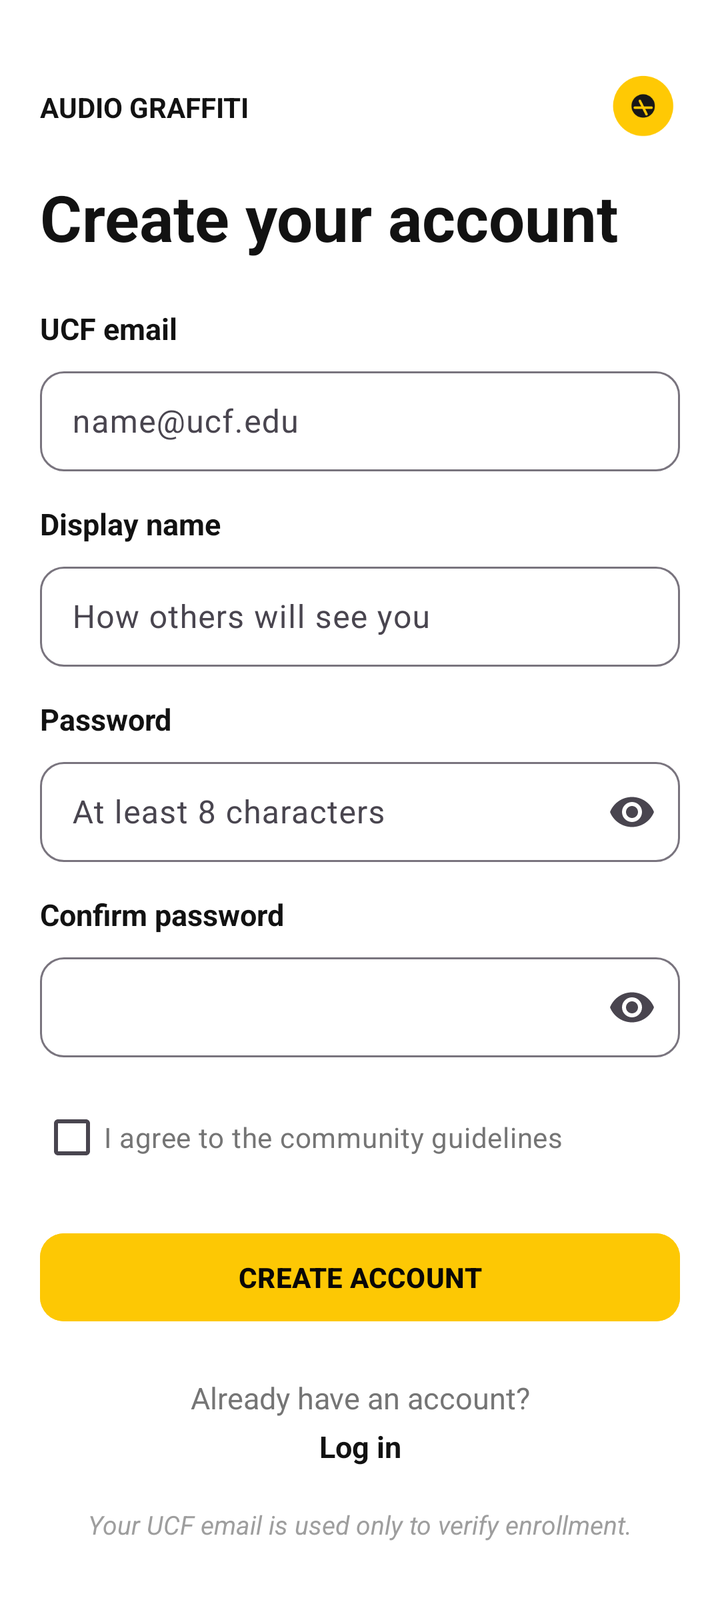
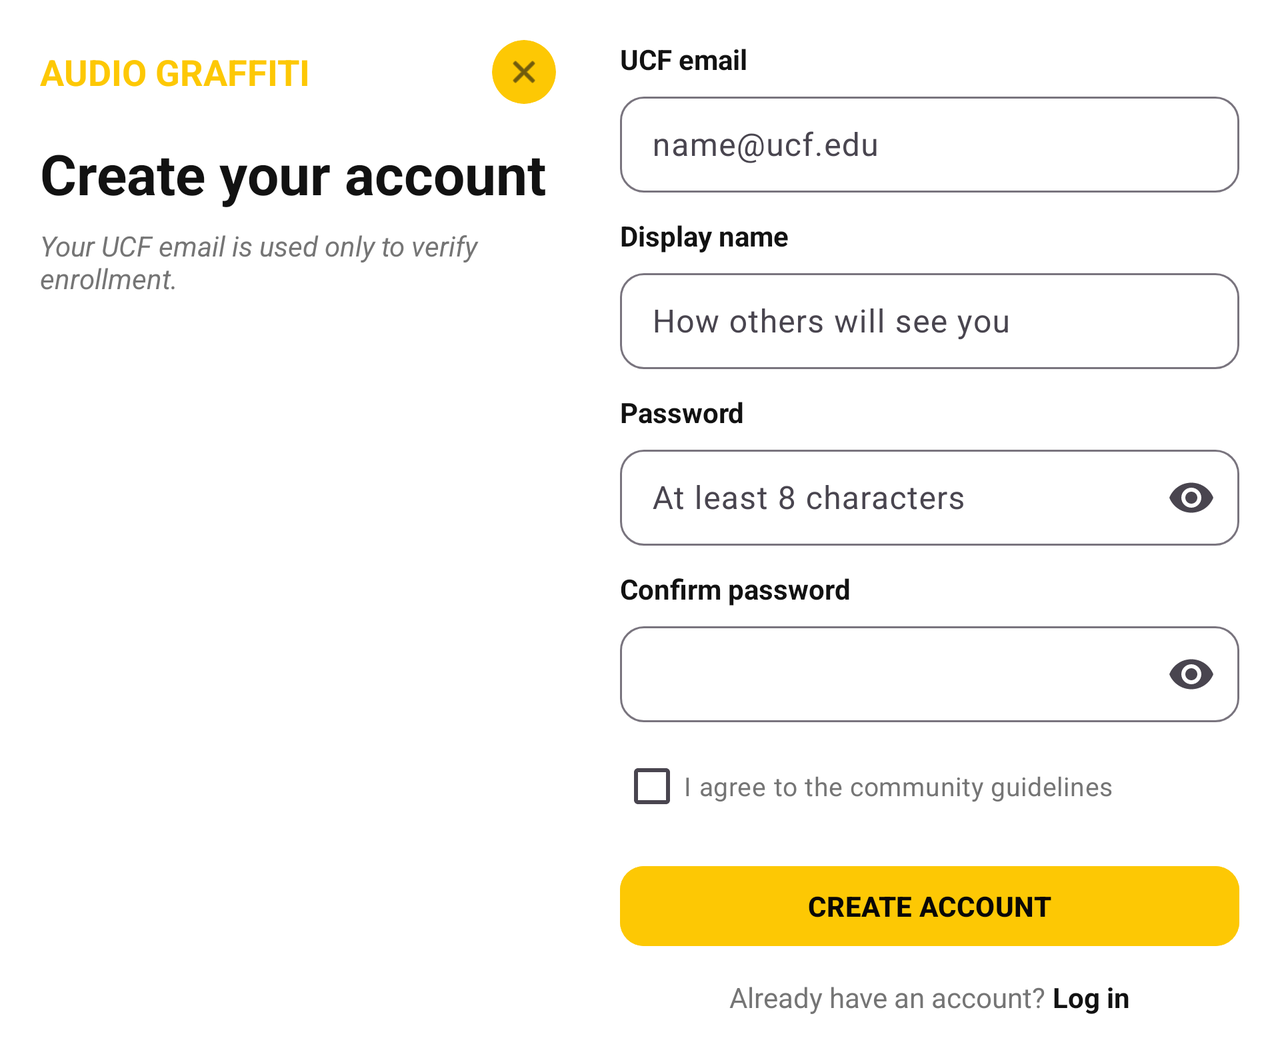

The same Android screen from two of the app's own layout files: first res/layout/ as a phone draws it, then the repository's variant for another configuration, drawn on a device whose configuration selects that folder. Both files follow.
<!-- AndroidManifest.xml: application theme Theme.AudioGraffiti -->
<!-- res/layout/register_page.xml -->
<?xml version="1.0" encoding="utf-8"?>
<ScrollView xmlns:android="http://schemas.android.com/apk/res/android"
    xmlns:app="http://schemas.android.com/apk/res-auto"
    xmlns:tools="http://schemas.android.com/tools"
    android:layout_width="match_parent"
    android:layout_height="match_parent"
    android:background="#FFFFFF"
    android:fillViewport="true">

    <androidx.constraintlayout.widget.ConstraintLayout
        android:layout_width="match_parent"
        android:layout_height="wrap_content"
        android:padding="20dp">

        
        <TextView
            android:id="@+id/appName_textView"
            android:layout_width="wrap_content"
            android:layout_height="wrap_content"
            android:layout_marginTop="24dp"
            android:text="AUDIO GRAFFITI"
            android:textColor="#121212"
            android:textSize="14sp"
            android:textStyle="bold"
            app:layout_constraintStart_toStartOf="parent"
            app:layout_constraintTop_toTopOf="parent" />

        
        <ImageView
            android:id="@+id/exit_button"
            android:layout_width="36dp"
            android:layout_height="36dp"
            android:contentDescription="Exit"
            android:src="@drawable/go_back"
            app:layout_constraintBottom_toBottomOf="@+id/appName_textView"
            app:layout_constraintEnd_toEndOf="parent"
            app:layout_constraintTop_toTopOf="@+id/appName_textView" />

        
        <TextView
            android:id="@+id/textView4"
            android:layout_width="wrap_content"
            android:layout_height="wrap_content"
            android:layout_marginTop="24dp"
            android:text="Create your account"
            android:textColor="#121212"
            android:textSize="32sp"
            android:textStyle="bold"
            app:layout_constraintStart_toStartOf="parent"
            app:layout_constraintTop_toBottomOf="@+id/appName_textView" />

        
        <TextView
            android:id="@+id/userName_textView"
            android:layout_width="wrap_content"
            android:layout_height="wrap_content"
            android:layout_marginTop="24dp"
            android:text="UCF email"
            android:textColor="#121212"
            android:textSize="15sp"
            android:textStyle="bold"
            app:layout_constraintStart_toStartOf="parent"
            app:layout_constraintTop_toBottomOf="@+id/textView4" />

        <com.google.android.material.textfield.TextInputLayout
            android:id="@+id/emailInputLayout"
            android:layout_width="0dp"
            android:layout_height="wrap_content"
            android:layout_marginTop="6dp"
            app:boxCornerRadiusBottomEnd="12dp"
            app:boxCornerRadiusBottomStart="12dp"
            app:boxCornerRadiusTopEnd="12dp"
            app:boxCornerRadiusTopStart="12dp"
            app:layout_constraintEnd_toEndOf="parent"
            app:layout_constraintStart_toStartOf="parent"
            app:layout_constraintTop_toBottomOf="@+id/userName_textView">

            <com.google.android.material.textfield.TextInputEditText
                android:id="@+id/mail_hint"
                android:layout_width="match_parent"
                android:layout_height="50dp"
                android:hint="name@ucf.edu"
                android:inputType="textEmailAddress" />
        </com.google.android.material.textfield.TextInputLayout>

        
        <TextView
            android:id="@+id/displayName_textView"
            android:layout_width="wrap_content"
            android:layout_height="wrap_content"
            android:layout_marginTop="16dp"
            android:text="Display name"
            android:textColor="#121212"
            android:textSize="15sp"
            android:textStyle="bold"
            app:layout_constraintStart_toStartOf="parent"
            app:layout_constraintTop_toBottomOf="@+id/emailInputLayout" />

        <com.google.android.material.textfield.TextInputLayout
            android:id="@+id/displayNameInputLayout"
            android:layout_width="0dp"
            android:layout_height="wrap_content"
            android:layout_marginTop="6dp"
            app:boxCornerRadiusBottomEnd="12dp"
            app:boxCornerRadiusBottomStart="12dp"
            app:boxCornerRadiusTopEnd="12dp"
            app:boxCornerRadiusTopStart="12dp"
            app:layout_constraintEnd_toEndOf="parent"
            app:layout_constraintStart_toStartOf="parent"
            app:layout_constraintTop_toBottomOf="@+id/displayName_textView">

            <com.google.android.material.textfield.TextInputEditText
                android:id="@+id/display_hint"
                android:layout_width="match_parent"
                android:layout_height="50dp"
                android:hint="How others will see you"
                android:inputType="textPersonName" />
        </com.google.android.material.textfield.TextInputLayout>

        
        <TextView
            android:id="@+id/password_textView1"
            android:layout_width="wrap_content"
            android:layout_height="wrap_content"
            android:layout_marginTop="16dp"
            android:text="Password"
            android:textColor="#121212"
            android:textSize="15sp"
            android:textStyle="bold"
            app:layout_constraintStart_toStartOf="parent"
            app:layout_constraintTop_toBottomOf="@+id/displayNameInputLayout" />

        <com.google.android.material.textfield.TextInputLayout
            android:id="@+id/passwordInputLayout"
            android:layout_width="0dp"
            android:layout_height="wrap_content"
            android:layout_marginTop="6dp"
            app:boxCornerRadiusBottomEnd="12dp"
            app:boxCornerRadiusBottomStart="12dp"
            app:boxCornerRadiusTopEnd="12dp"
            app:boxCornerRadiusTopStart="12dp"
            app:endIconMode="password_toggle"
            app:layout_constraintEnd_toEndOf="parent"
            app:layout_constraintStart_toStartOf="parent"
            app:layout_constraintTop_toBottomOf="@+id/password_textView1">

            <com.google.android.material.textfield.TextInputEditText
                android:id="@+id/pass_hint"
                android:layout_width="match_parent"
                android:layout_height="50dp"
                android:hint="At least 8 characters"
                android:inputType="textPassword" />
        </com.google.android.material.textfield.TextInputLayout>

        
        <TextView
            android:id="@+id/password_textView2"
            android:layout_width="wrap_content"
            android:layout_height="wrap_content"
            android:layout_marginTop="16dp"
            android:text="Confirm password"
            android:textColor="#121212"
            android:textSize="15sp"
            android:textStyle="bold"
            app:layout_constraintStart_toStartOf="parent"
            app:layout_constraintTop_toBottomOf="@+id/passwordInputLayout" />

        <com.google.android.material.textfield.TextInputLayout
            android:id="@+id/confirmPasswordInputLayout"
            android:layout_width="0dp"
            android:layout_height="wrap_content"
            android:layout_marginTop="6dp"
            app:boxCornerRadiusBottomEnd="12dp"
            app:boxCornerRadiusBottomStart="12dp"
            app:boxCornerRadiusTopEnd="12dp"
            app:boxCornerRadiusTopStart="12dp"
            app:endIconMode="password_toggle"
            app:layout_constraintEnd_toEndOf="parent"
            app:layout_constraintStart_toStartOf="parent"
            app:layout_constraintTop_toBottomOf="@+id/password_textView2">

            <com.google.android.material.textfield.TextInputEditText
                android:id="@+id/cPass_hint"
                android:layout_width="match_parent"
                android:layout_height="50dp"
                android:inputType="textPassword" />
        </com.google.android.material.textfield.TextInputLayout>

        
        <CheckBox
            android:id="@+id/terms_checkbox"
            android:layout_width="wrap_content"
            android:layout_height="wrap_content"
            android:layout_marginTop="16dp"
            android:text="I agree to the community guidelines"
            android:textColor="#757575"
            android:textSize="14sp"
            app:layout_constraintStart_toStartOf="parent"
            app:layout_constraintTop_toBottomOf="@+id/confirmPasswordInputLayout" />

        
        <Button
            android:id="@+id/createAccountButton"
            android:layout_width="0dp"
            android:layout_height="52dp"
            android:layout_marginTop="20dp"
            android:backgroundTint="#FDC804"
            android:text="CREATE ACCOUNT"
            android:textColor="#090707"
            android:textStyle="bold"
            app:cornerRadius="12dp"
            app:layout_constraintEnd_toEndOf="parent"
            app:layout_constraintStart_toStartOf="parent"
            app:layout_constraintTop_toBottomOf="@+id/terms_checkbox" />

        <TextView
            android:id="@+id/textView2"
            android:layout_width="wrap_content"
            android:layout_height="wrap_content"
            android:layout_marginTop="24dp"
            android:text="Already have an account?"
            android:textColor="#757575"
            android:textSize="15sp"
            app:layout_constraintEnd_toEndOf="parent"
            app:layout_constraintStart_toStartOf="parent"
            app:layout_constraintTop_toBottomOf="@+id/createAccountButton" />

        <TextView
            android:id="@+id/login_textView"
            android:layout_width="wrap_content"
            android:layout_height="wrap_content"
            android:layout_marginTop="4dp"
            android:text="Log in"
            android:textColor="#121212"
            android:textSize="15sp"
            android:textStyle="bold"
            app:layout_constraintEnd_toEndOf="parent"
            app:layout_constraintStart_toStartOf="parent"
            app:layout_constraintTop_toBottomOf="@+id/textView2" />

        <TextView
            android:id="@+id/textView3"
            android:layout_width="wrap_content"
            android:layout_height="wrap_content"
            android:layout_marginTop="20dp"
            android:layout_marginBottom="16dp"
            android:text="Your UCF email is used only to verify enrollment."
            android:textColor="#9E9E9E"
            android:textSize="13sp"
            android:textStyle="italic"
            app:layout_constraintBottom_toBottomOf="parent"
            app:layout_constraintEnd_toEndOf="parent"
            app:layout_constraintStart_toStartOf="parent"
            app:layout_constraintTop_toBottomOf="@+id/login_textView"
            app:layout_constraintVertical_bias="1.0" />

    </androidx.constraintlayout.widget.ConstraintLayout>
</ScrollView>
<!-- resources referenced by this layout -->
<resources>
  <!-- drawable go_back: png bitmap (drawable, 3192 bytes) -->
  <style name="Theme.AudioGraffiti" parent="Base.Theme.AudioGraffiti" />
  <style name="Base.Theme.AudioGraffiti" parent="Theme.Material3.DayNight.NoActionBar">
          
      </style>
</resources>
<!-- res/layout-land/register_page.xml (the repository's variant of the layout above) -->
<!-- drawn on the phone turned sideways -->
<?xml version="1.0" encoding="utf-8"?>
<ScrollView xmlns:android="http://schemas.android.com/apk/res/android"
    xmlns:app="http://schemas.android.com/apk/res-auto"
    xmlns:tools="http://schemas.android.com/tools"
    android:layout_width="match_parent"
    android:layout_height="match_parent"
    android:background="#FFFFFF"
    android:fillViewport="true">

    <LinearLayout
        android:layout_width="match_parent"
        android:layout_height="wrap_content"
        android:baselineAligned="false"
        android:orientation="horizontal"
        android:padding="20dp">

        
        <LinearLayout
            android:layout_width="0dp"
            android:layout_height="wrap_content"
            android:layout_weight="1"
            android:layout_marginEnd="16dp"
            android:orientation="vertical">

            <RelativeLayout
                android:layout_width="match_parent"
                android:layout_height="wrap_content">

                <TextView
                    android:id="@+id/appName_textView"
                    android:layout_width="wrap_content"
                    android:layout_height="wrap_content"
                    android:layout_centerVertical="true"
                    android:text="AUDIO GRAFFITI"
                    android:textColor="#FDC804"
                    android:textSize="18sp"
                    android:textStyle="bold" />

                
                <com.google.android.material.card.MaterialCardView
                    android:id="@+id/exit_button"
                    android:layout_width="32dp"
                    android:layout_height="32dp"
                    android:layout_alignParentEnd="true"
                    app:cardBackgroundColor="#FDC804"
                    app:cardCornerRadius="16dp"
                    app:cardElevation="0dp"
                    app:strokeWidth="0dp">

                    <ImageView
                        android:layout_width="match_parent"
                        android:layout_height="match_parent"
                        android:padding="7dp"
                        android:src="@android:drawable/ic_menu_close_clear_cancel"
                        app:tint="#121212" />
                </com.google.android.material.card.MaterialCardView>

            </RelativeLayout>

            <TextView
                android:id="@+id/textView4"
                android:layout_width="wrap_content"
                android:layout_height="wrap_content"
                android:layout_marginTop="16dp"
                android:text="Create your account"
                android:textColor="#121212"
                android:textSize="28sp"
                android:textStyle="bold" />

            <TextView
                android:id="@+id/textView3"
                android:layout_width="wrap_content"
                android:layout_height="wrap_content"
                android:layout_marginTop="8dp"
                android:text="Your UCF email is used only to verify enrollment."
                android:textColor="#757575"
                android:textSize="14sp"
                android:textStyle="italic" />

        </LinearLayout>

        
        <LinearLayout
            android:layout_width="0dp"
            android:layout_height="wrap_content"
            android:layout_weight="1.2"
            android:layout_marginStart="16dp"
            android:orientation="vertical">

            <TextView
                android:id="@+id/userName_textView"
                android:layout_width="wrap_content"
                android:layout_height="wrap_content"
                android:text="UCF email"
                android:textColor="#121212"
                android:textSize="14sp"
                android:textStyle="bold" />

            <com.google.android.material.textfield.TextInputLayout
                android:id="@+id/emailInputLayout"
                android:layout_width="match_parent"
                android:layout_height="wrap_content"
                android:layout_marginTop="4dp"
                app:boxCornerRadiusBottomEnd="12dp"
                app:boxCornerRadiusBottomStart="12dp"
                app:boxCornerRadiusTopEnd="12dp"
                app:boxCornerRadiusTopStart="12dp">

                <com.google.android.material.textfield.TextInputEditText
                    android:id="@+id/mail_hint"
                    android:layout_width="match_parent"
                    android:layout_height="48dp"
                    android:hint="name@ucf.edu"
                    android:inputType="textEmailAddress" />
            </com.google.android.material.textfield.TextInputLayout>

            <TextView
                android:id="@+id/displayName_textView"
                android:layout_width="wrap_content"
                android:layout_height="wrap_content"
                android:layout_marginTop="12dp"
                android:text="Display name"
                android:textColor="#121212"
                android:textSize="14sp"
                android:textStyle="bold" />

            <com.google.android.material.textfield.TextInputLayout
                android:id="@+id/displayNameInputLayout"
                android:layout_width="match_parent"
                android:layout_height="wrap_content"
                android:layout_marginTop="4dp"
                app:boxCornerRadiusBottomEnd="12dp"
                app:boxCornerRadiusBottomStart="12dp"
                app:boxCornerRadiusTopEnd="12dp"
                app:boxCornerRadiusTopStart="12dp">

                <com.google.android.material.textfield.TextInputEditText
                    android:id="@+id/display_hint"
                    android:layout_width="match_parent"
                    android:layout_height="48dp"
                    android:hint="How others will see you"
                    android:inputType="textPersonName" />
            </com.google.android.material.textfield.TextInputLayout>

            <TextView
                android:id="@+id/password_textView1"
                android:layout_width="wrap_content"
                android:layout_height="wrap_content"
                android:layout_marginTop="12dp"
                android:text="Password"
                android:textColor="#121212"
                android:textSize="14sp"
                android:textStyle="bold" />

            <com.google.android.material.textfield.TextInputLayout
                android:id="@+id/passwordInputLayout"
                android:layout_width="match_parent"
                android:layout_height="wrap_content"
                android:layout_marginTop="4dp"
                app:boxCornerRadiusBottomEnd="12dp"
                app:boxCornerRadiusBottomStart="12dp"
                app:boxCornerRadiusTopEnd="12dp"
                app:boxCornerRadiusTopStart="12dp"
                app:endIconMode="password_toggle">

                <com.google.android.material.textfield.TextInputEditText
                    android:id="@+id/pass_hint"
                    android:layout_width="match_parent"
                    android:layout_height="48dp"
                    android:hint="At least 8 characters"
                    android:inputType="textPassword" />
            </com.google.android.material.textfield.TextInputLayout>

            <TextView
                android:id="@+id/password_textView2"
                android:layout_width="wrap_content"
                android:layout_height="wrap_content"
                android:layout_marginTop="12dp"
                android:text="Confirm password"
                android:textColor="#121212"
                android:textSize="14sp"
                android:textStyle="bold" />

            <com.google.android.material.textfield.TextInputLayout
                android:id="@+id/confirmPasswordInputLayout"
                android:layout_width="match_parent"
                android:layout_height="wrap_content"
                android:layout_marginTop="4dp"
                app:boxCornerRadiusBottomEnd="12dp"
                app:boxCornerRadiusBottomStart="12dp"
                app:boxCornerRadiusTopEnd="12dp"
                app:boxCornerRadiusTopStart="12dp"
                app:endIconMode="password_toggle">

                <com.google.android.material.textfield.TextInputEditText
                    android:id="@+id/cPass_hint"
                    android:layout_width="match_parent"
                    android:layout_height="48dp"
                    android:inputType="textPassword" />
            </com.google.android.material.textfield.TextInputLayout>

            <CheckBox
                android:id="@+id/terms_checkbox"
                android:layout_width="wrap_content"
                android:layout_height="wrap_content"
                android:layout_marginTop="8dp"
                android:text="I agree to the community guidelines"
                android:textColor="#757575"
                android:textSize="13sp" />

            <Button
                android:id="@+id/createAccountButton"
                android:layout_width="match_parent"
                android:layout_height="48dp"
                android:layout_marginTop="12dp"
                android:backgroundTint="#FDC804"
                android:text="CREATE ACCOUNT"
                android:textColor="#090707"
                android:textStyle="bold"
                app:cornerRadius="12dp" />

            <LinearLayout
                android:layout_width="wrap_content"
                android:layout_height="wrap_content"
                android:layout_gravity="center_horizontal"
                android:layout_marginTop="12dp"
                android:orientation="horizontal">

                <TextView
                    android:id="@+id/textView2"
                    android:layout_width="wrap_content"
                    android:layout_height="wrap_content"
                    android:text="Already have an account? "
                    android:textColor="#757575"
                    android:textSize="14sp" />

                <TextView
                    android:id="@+id/login_textView"
                    android:layout_width="wrap_content"
                    android:layout_height="wrap_content"
                    android:text="Log in"
                    android:textColor="#121212"
                    android:textSize="14sp"
                    android:textStyle="bold" />
            </LinearLayout>

        </LinearLayout>

    </LinearLayout>

</ScrollView>
<!-- resources referenced by the variant -->
<!-- as the phone turned sideways resolves them -->
<resources>
  <style name="Theme.AudioGraffiti" parent="Base.Theme.AudioGraffiti" />
  <style name="Base.Theme.AudioGraffiti" parent="Theme.Material3.DayNight.NoActionBar">
          
      </style>
</resources>
